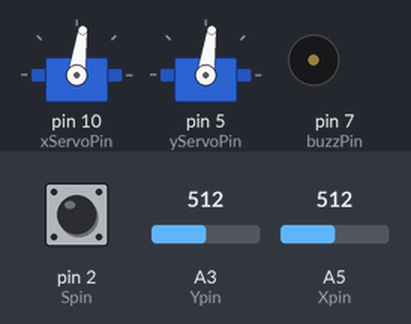
Bench run of a sketch on a simulated Arduino Uno, built with avr-gcc and run on an emulated ATmega328P. Parts: 2 × servo, buzzer (waves = sounding, pin HIGH). The inputs (shaded band) are chosen by the test bench; at power-on: A3 (Ypin) = 512, A5 (Xpin) = 512, pin 2 (Spin) HIGH.

Above: at 1.2 s.
1.3 s: A3 (Ypin) set to 716
At 2.5 s:
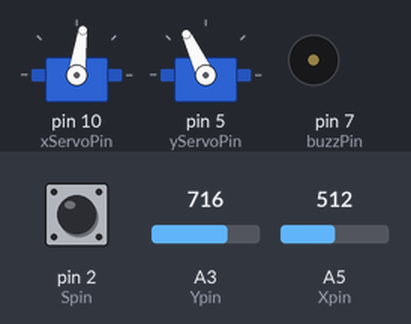
2.8 s: A5 (Xpin) set to 716
At 3.7 s:
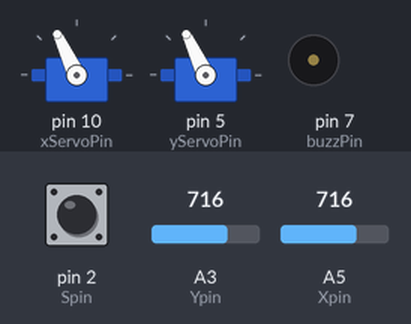
4.3 s: pin 2 (Spin) pulled LOW for 0.15 s
At 4.37 s:
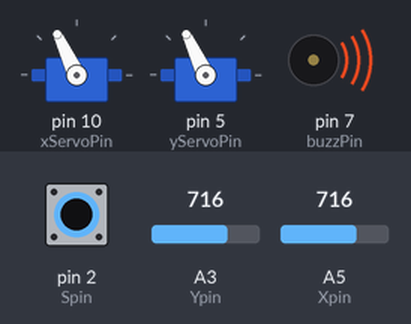
5.9 s: A3 (Ypin) set to 900
At 7.1 s:
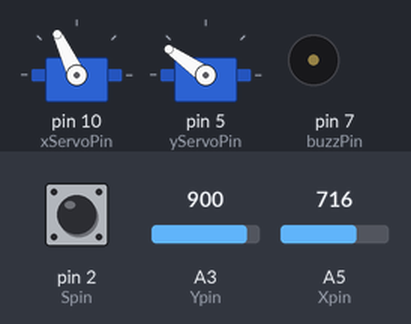
7.4 s: A5 (Xpin) set to 900
At 8.4 s:
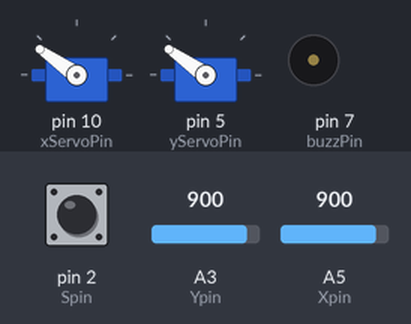
8.9 s: pin 2 (Spin) pulled LOW for 1 s
At 9.6 s:
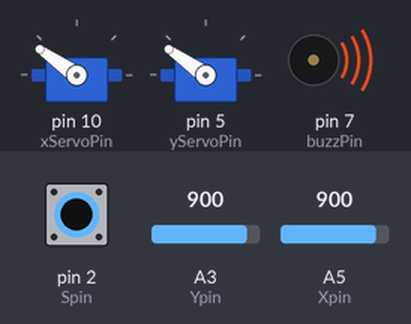
Timing chart, 0 to 11.9 s (numbered marks = the images above; inputs shaded):
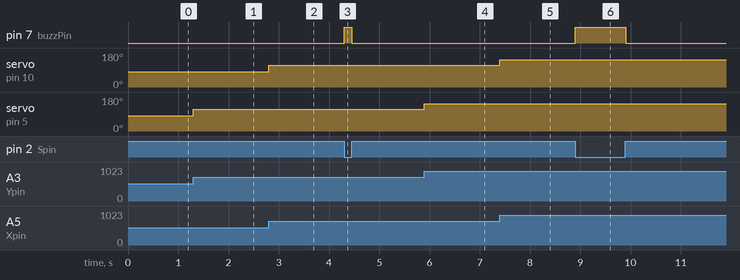

Measured:
- after the input at 1.3 s, servo on pin 5 (yServoPin): 82° → 115° at once
- after the input at 2.8 s, servo on pin 10 (xServoPin): 82° → 115° at once
- after the input at 4.3 s, pin 7 (buzzPin): LOW → HIGH at once, → LOW 0.15 s later
- after the input at 5.9 s, servo on pin 5 (yServoPin): 115° → 145° at once
- after the input at 7.4 s, servo on pin 10 (xServoPin): 115° → 145° at once
- after the input at 8.9 s, pin 7 (buzzPin): LOW → HIGH at once, → LOW 1.0 s later

The sketch:

33-Joystick-Controlled-Servos.ino
```cpp
/**
 * Lesson 33 - Joystick Controlled Servos

 Controlling a pair of servos with the joystick then attaching them to get a full range of motion.

 I'm using an mg90s servo which is pretty iffy so i didnt make the laser pointer project type thing he
 suggested but both servos work(ish)
 */
#include <Servo.h>

//Joystick pins
int Xpin = A5;
int Ypin = A3;
int Spin = 2;

//Joysticks
int Xval;
int Yval;
int Sval;

//Calculated
float xAngle;
float yAngle;

//Delay time
int dt = 200;

//Servo objects
Servo xServo;
Servo yServo;

//Servo pins
int xServoPin = 10;
int yServoPin = 5;

//Buzzer
int buzzPin = 7;

//Potentiometers/Servos go from 0 to 1023
//Servos go from 0 to 165
// (0, 0) -> (1023, 165)
// Angle = (165/1023)*potentiPin


void setup() {
  Serial.begin(9600);
  pinMode(Xpin,INPUT);
  pinMode(Ypin,INPUT);
  pinMode(Spin,INPUT_PULLUP);
  xServo.attach(xServoPin);
  yServo.attach(yServoPin);
  pinMode(xServoPin, OUTPUT);
  pinMode(yServoPin, OUTPUT);
  pinMode(buzzPin,OUTPUT);
}

void loop() {
  Xval = analogRead(Xpin);
  xAngle = (165./1023.)*Xval;

  Yval = analogRead(Ypin);
  yAngle = (165./1023.)*Yval;

  Sval = digitalRead(Spin);

  xServo.write(xAngle);
  yServo.write(yAngle);

  if(Sval == 0){
    digitalWrite(buzzPin,HIGH);
  } else{
    digitalWrite(buzzPin,LOW);
  }

}
```
